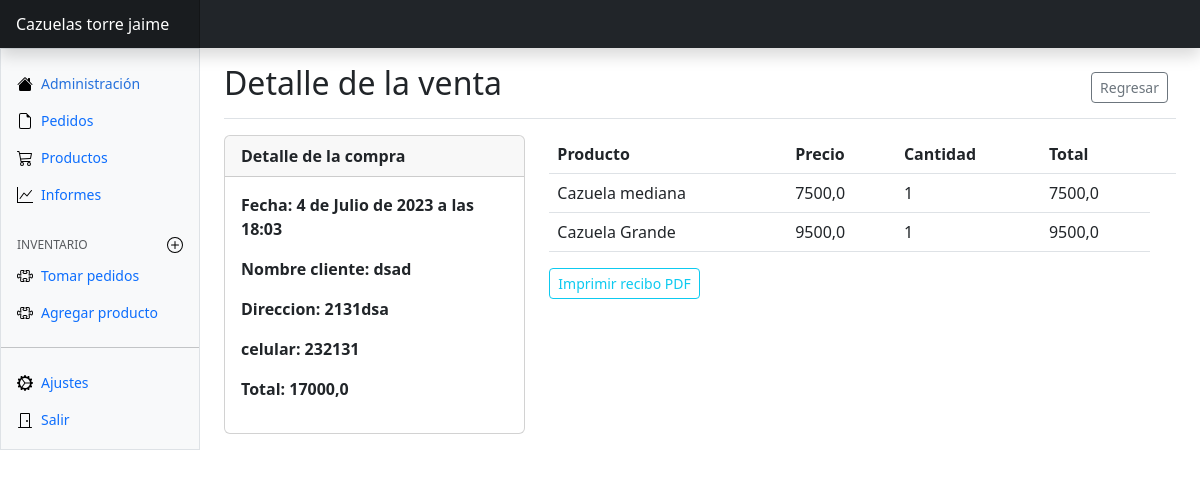
Screenshot of /detalles/37 (signed in) with the database file from the repository.
### productos/models.py (models this page shows, shortened)
class Pedido(models.Model):
    carrito = models.ForeignKey(Cliente, on_delete=models.CASCADE)
    producto = models.ForeignKey(Producto, on_delete=models.CASCADE)
    cantidad = models.PositiveIntegerField()
    def subtotal(self):
        return self.producto.precio * self.cantidad

class Cliente(models.Model):
    nombre = models.CharField(max_length=250)
    direccion = models.CharField(max_length=350)
    celular = models.IntegerField()
    fecha = models.DateTimeField(auto_now_add=True)
    estado = models.IntegerField()

class Producto(models.Model):
    producto = models.CharField(max_length=250)
    precio = models.FloatField()
    imagen = models.ImageField(upload_to="productos", null=True)
    categoria = models.ForeignKey(Categoria, on_delete=models.CASCADE)
    stock = models.IntegerField()
    def __str__(self):
        return self.producto

### productos/views.py (the view)
# urls.py: path('detalles/<int:producto_id>', views.detalles, name="detalles"),
@login_required
def detalles(request, producto_id):
    detalles = Pedido.objects.get(id=producto_id)
    carrito = Pedido.objects.filter(carrito=detalles.id)
    total = sum(detalles.subtotal() for detalles in carrito)
    return render(
        request,
        'panel/producto/detalles.html',
        context={'detalles': detalles, 'carrito': carrito, 'total': total}
    )

### productos/templates/panel/producto/detalles.html (shortened to what this page needs)
{% extends 'panel/admin.html' %}
{% block content %}
<main class="col-md-9 ms-sm-auto col-lg-10 px-md-4">
    <div
        class="d-flex justify-content-between flex-wrap flex-md-nowrap align-items-center pt-3 pb-2 mb-3 border-bottom">
        <h1 class="h2">Detalle de la venta</h1>
        <div class="btn-toolbar mb-2 mb-md-0">
            <div class="btn-group me-2">
                <a href="{% url 'productos:pedidos' %}"><button type="button" class="btn btn-sm btn-outline-secondary">Regresar</button></a>
            </div>
        </div>
    </div>
    <div class="row">
        <div class="col-12 col-md-4">
            <div class="card mb-3">
                <div class="card-header">
                    <strong>Detalle de la compra</strong>
                </div>
                <div class="card-body">
                    <p><strong>Fecha: {{detalles.carrito.fecha}}</strong><strong class="col-md-1"></strong></p>
                    <p><strong>Nombre cliente: {{detalles.carrito.nombre}}</strong></p>
                    <p><strong>Direccion: {{detalles.carrito.direccion}}</strong></p>
                    <p><strong>celular: {{detalles.carrito.celular}}</strong></p>
                    <p><strong>Total: {{total}}</strong></p>
                </div>
            </div>
        </div>
        <div class="col-12 col-md-8">
            <div class="table-responsive">
                <table class="table">
                    <thead>
                        <tr>
                            <th>Producto</th>
                            <th>Precio</th>
                            <th>Cantidad</th>
                            <th>Total</th>
                            <th></th>
                        </tr>
                    </thead>
                    <tbody>
                       {% for detalles in carrito %}
                        <tr>
                            <td>{{detalles.producto}}</td>
                            <td>{{detalles.producto.precio}}</td>
                            <td>{{detalles.cantidad}}</td>
                            <td>{{detalles.subtotal}}</td>
                        </tr>
                    </tbody>
                    {% endfor %}
                </table>
            </div>
            <a href="{% url 'productos:pdf' detalles.id %}" class="btn btn-sm btn-outline-info">Imprimir recibo PDF</a>
        </div>
    </div>
</main>
</div>
</div>
{% endblock content %}

### rows the page displays
Pedido: carrito.fecha "4 de Julio de 2023 a las 18:03", carrito.nombre "dsad", carrito.direccion "2131dsa", carrito.celular "232131"
Pedido: producto "Cazuela mediana", producto.precio "7500,0", cantidad "1", subtotal "7500,0"
Pedido: producto "Cazuela Grande", producto.precio "9500,0", cantidad "1", subtotal "9500,0"

### other values shown
{{ total }} "17000,0"
